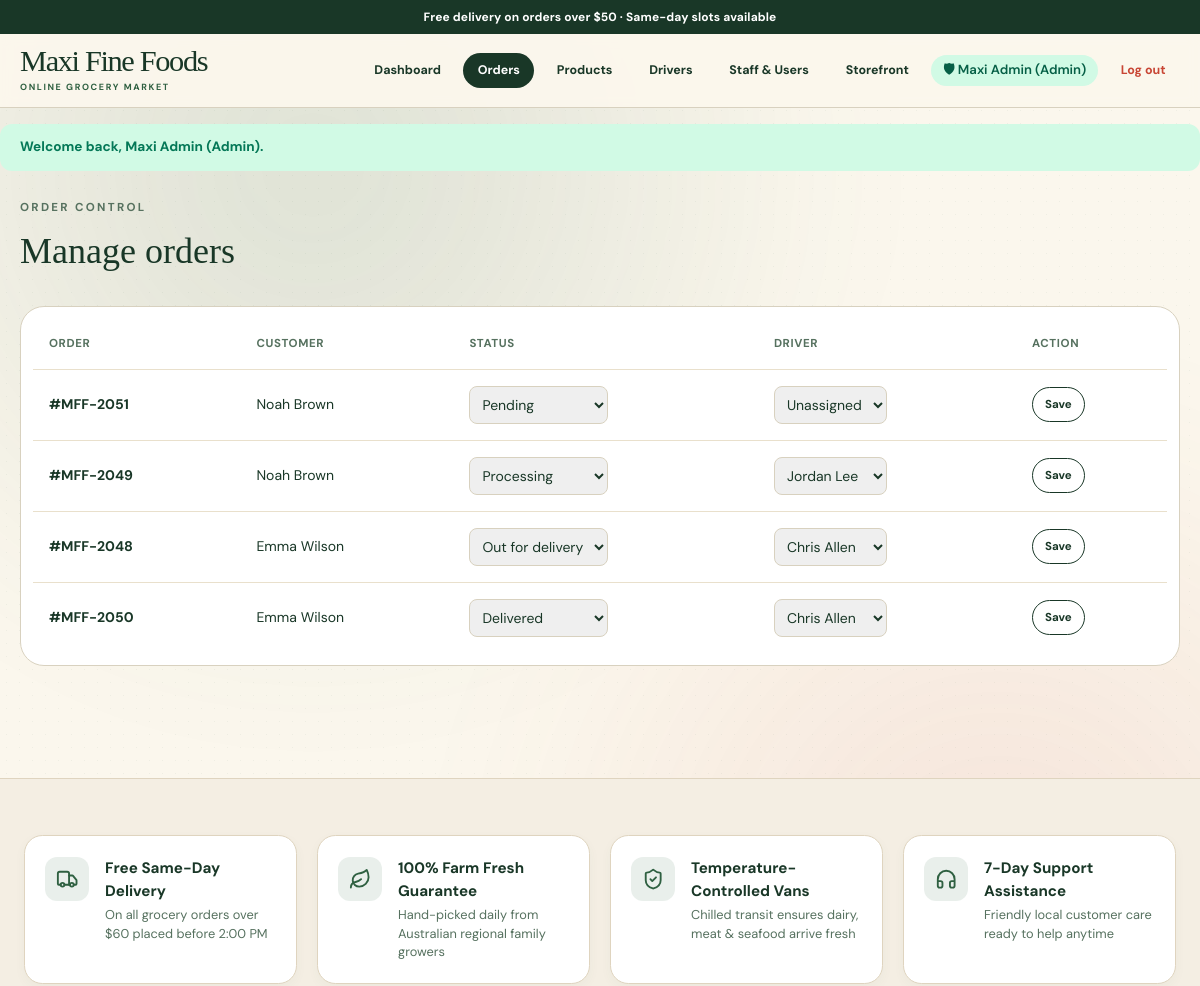
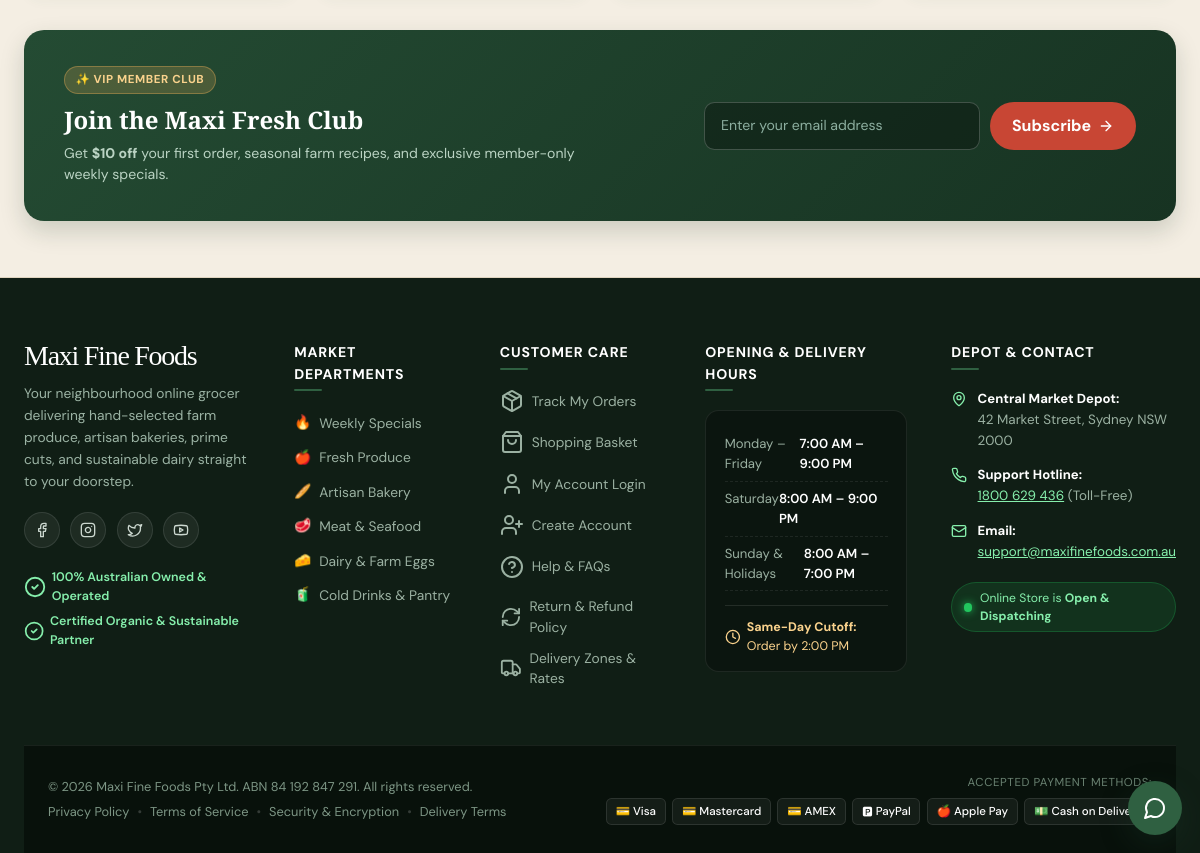
/admin/manage_orders.php (signed in), run on the app's committed database (2 pictures, top to bottom).
### tables this page shows
CREATE TABLE orders (
    id INT AUTO_INCREMENT PRIMARY KEY,
    user_id INT NULL,
    customer_name VARCHAR(160) NOT NULL,
    contact_number VARCHAR(40) NOT NULL,
    delivery_address VARCHAR(255) NOT NULL,
    delivery_instructions TEXT NULL,
    payment_method ENUM('cash_on_delivery', 'credit_card', 'paypal') NOT NULL DEFAULT 'cash_on_delivery',
    subtotal DECIMAL(10,2) NOT NULL,
    tax DECIMAL(10,2) NOT NULL,
    total DECIMAL(10,2) NOT NULL,
    status ENUM('pending', 'processing', 'out_for_delivery', 'delivered', 'cancelled') NOT NULL DEFAULT 'pending',
    driver VARCHAR(120) NULL,
    created_at DATETIME NOT NULL DEFAULT CURRENT_TIMESTAMP,
    FOREIGN KEY (user_id) REFERENCES users(id) ON DELETE SET NULL
);

### public/admin/manage_orders.php (the view, shortened to what this page needs)
<?php
$pdo = mff_db();
$drivers = [];
if ($pdo !== null) {
    $driverStmt = $pdo->query("SELECT name FROM users WHERE role = 'delivery' ORDER BY name ASC");
    $drivers = $driverStmt->fetchAll(PDO::FETCH_COLUMN);
}
$statuses = ['pending', 'processing', 'out_for_delivery', 'delivered', 'cancelled'];
$statusLabels = [
    'pending' => 'Pending', 'processing' => 'Processing',
    'out_for_delivery' => 'Out for delivery', 'delivered' => 'Delivered', 'cancelled' => 'Cancelled',
];
$orders = $pdo !== null
    ? $pdo->query('SELECT * FROM orders ORDER BY created_at DESC')->fetchAll()
    : mff_orders_fallback();
require file_exists(__DIR__ . '/../../includes/header.php') ? __DIR__ . '/../../includes/header.php' : __DIR__ . '/../includes/header.php';
?>
<p class="section-eyebrow">Order control</p>
<h1 class="section-title">Manage orders</h1>
<div class="data-table-wrap">
  <table class="data-table">
    <thead><tr><th>Order</th><th>Customer</th><th>Status</th><th>Driver</th><th>Action</th></tr></thead>
    <tbody>
      <?php foreach ($orders as $order): ?>
        <tr>
          <td class="u-144">#MFF-<?= (int) $order['id'] ?></td>
          <td><?= htmlspecialchars($order['customer_name']) ?></td>
          <form method="post" action="<?= BASE_URL ?>/admin/manage_orders.php" class="u-048">
            <td>
              <select name="status">
                <?php foreach ($statuses as $status): ?>
                  <option value="<?= $status ?>" <?= $order['status'] === $status ? 'selected' : '' ?>><?= $statusLabels[$status] ?></option>
                <?php endforeach; ?>
              </select>
            </td>
            <td>
              <select name="driver">
                <option value="">Unassigned</option>
                <?php foreach ($drivers as $driver): ?>
                  <option value="<?= htmlspecialchars($driver) ?>" <?= ($order['driver'] ?? '') === $driver ? 'selected' : '' ?>><?= htmlspecialchars($driver) ?></option>
                <?php endforeach; ?>
              </select>
            </td>
            <td><button type="submit" class="btn-outline">Save</button></td>
          </form>
        </tr>
      <?php endforeach; ?>
    </tbody>
  </table>
</div>
<?php require file_exists(__DIR__ . '/../../includes/footer.php') ? __DIR__ . '/../../includes/footer.php' : __DIR__ . '/../includes/footer.php'; ?>

### public/assets/style.css (style rules this page uses)
:root { --ink: #193727; --leaf: #2f6041; --cream: #fbf7ed; --tomato: #c84634; --tomato-hover: #b03a29; --oat: #e9e0cc; --gold: #e6b94d; --line: #d8d1bf; }
* { box-sizing: border-box; }
body { margin: 0; color: var(--ink); font-family: "DM Sans", sans-serif; background-color: var(--cream); background-image: radial-gradient(rgba(47, 96, 65, .055) .7px, transparent .7px); background-size: 13px 13px; }
button, input, select, textarea { font: inherit; }
button { cursor: pointer; border: none; background: none; }
.section-eyebrow { font-size: .72rem; font-weight: 700; text-transform: uppercase; letter-spacing: .2em; color: #56715f; }
.section-title { font-family: "Playfair Display", serif; margin-top: .5rem; font-size: 2.25rem; }
.data-table-wrap { margin-top: 1.75rem; overflow-x: auto; border-radius: 1.5rem; border: 1px solid var(--line); background: #fff; padding: .75rem; }
.data-table { width: 100%; min-width: 45rem; text-align: left; font-size: .875rem; border-collapse: collapse; }
.data-table thead { font-size: .72rem; text-transform: uppercase; letter-spacing: .05em; color: #56715f; }
.data-table th, .data-table td { padding: 1rem; }
.data-table tbody tr { border-top: 1px solid var(--oat); }
.data-table select { border: 1px solid var(--line); border-radius: .5rem; padding: .5rem; }
.btn-outline { border: 1px solid var(--ink); border-radius: 999px; padding: .5rem .75rem; font-size: .72rem; font-weight: 700; transition: .15s; }
.u-048 { display:contents !important; }
.u-144 { font-weight:700 !important; }
:host, html { line-height: 1.5; text-size-adjust: 100%; -webkit-text-size-adjust: 100%; tab-size: 4; font-family: ui-sans-serif, system-ui, sans-serif, "Apple Color Emoji", "Segoe UI Emoji", "Segoe UI Symbol", "Noto Color Emoji"; font-feature-settings: normal; font-variation-settings: normal; -webkit-tap-highlight-color: transparent; }
body { margin: 0; line-height: inherit; }
h1, h2, h3, h4, h5, h6 { font-size: inherit; font-weight: inherit; }
table { text-indent: 0; border-color: inherit; border-collapse: collapse; }
button, input, optgroup, select, textarea { font-family: inherit; font-feature-settings: inherit; font-variation-settings: inherit; font-size: 100%; font-weight: inherit; line-height: inherit; letter-spacing: inherit; color: inherit; margin: 0; padding: 0; }
button, select { text-transform: none; }
button, input:where([type="button"]), input:where([type="reset"]), input:where([type="submit"]) { -webkit-appearance: button; background-color: transparent; background-image: none; }
blockquote, dd, dl, figure, h1, h2, h3, h4, h5, h6, hr, p, pre { margin: 0; }
[role="button"], button { cursor: pointer; }

### public/assets/motion.css (style rules this page uses)
:root { --mff-dur-1: 180ms; --mff-dur-2: 320ms; --mff-dur-3: 520ms; --mff-dur-4: 900ms; --mff-stagger: 40ms; --mff-ease-out: cubic-bezier(.22, .61, .36, 1); --mff-ease-in: cubic-bezier(.55, .06, .68, .19); --mff-ease-soft: cubic-bezier(.34, 1.2, .64, 1); }

### data on the page
orders: id "2051", customer_name "Noah Brown", status "Pending"
orders: id "2049", customer_name "Noah Brown", status "Processing", driver "Jordan Lee"
orders: id "2048", customer_name "Emma Wilson", status "Out for delivery", driver "Chris Allen"
orders: id "2050", customer_name "Emma Wilson", status "Delivered", driver "Chris Allen"

### other printed values
$_SESSION['user_name'] "Maxi Admin"
$flash['message'] "Welcome back, Maxi Admin (Admin)."
